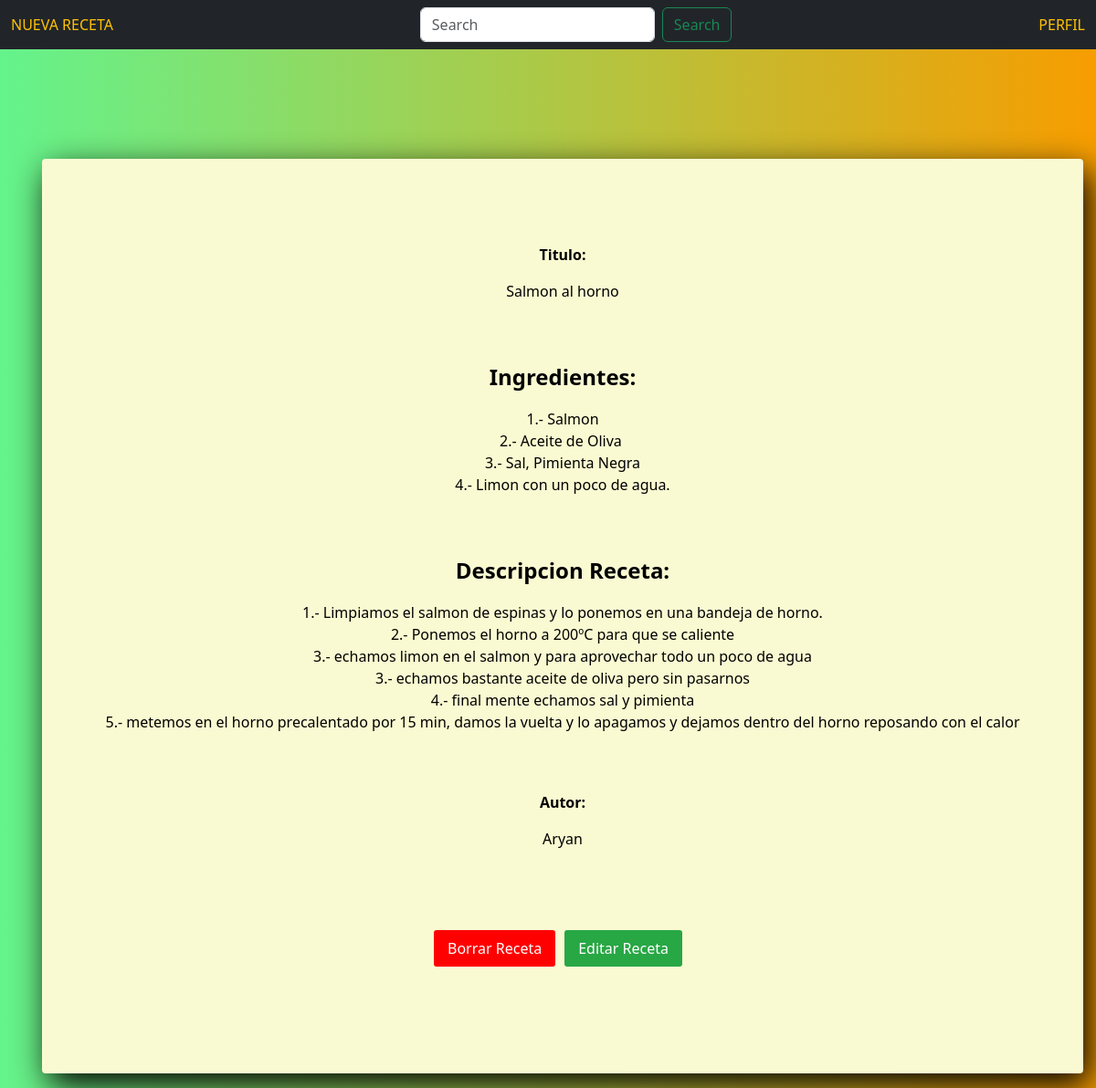
/feed/1 (signed in), run on the app's committed database.
### app.py (models this page shows)
class recetas(db.Model):
    id = db.Column(db.Integer, primary_key=True)
    titulo = db.Column(db.String(50), nullable=False)
    ingredientes = db.Column(db.String(200), nullable=False)
    receta = db.Column(db.String(200), nullable=False)
    autor = db.Column(db.String(50), nullable=False)
    usuario_id = db.Column(db.Integer, db.ForeignKey('usuarios.id'), nullable=False)

### app.py (the view)
@app.route('/feed/<int:id>')
@login_required
def feed(id):
    receta = recetas.query.all()
    return render_template('feed.html', recetas = receta)

### app.py (called while the page is built)
@login_manager.user_loader
def load_user(user_id):
     return usuarios.query.get(user_id)

### templates/feed.html
{% extends "layout.html" %}
{% block content %}
    <body>
        <nav class="navbar navbar-expand-lg bg-dark">
            <div class="container-fluid">
                <a class="a text-warning" href="/addreceta">NUEVA RECETA</a>
                <form class="d-flex" role="search" action="/search" method="POST">
                    <input class="form-control me-2" name="buscador" type="search" placeholder="Search" aria-label="Search">
                    <button class="btn btn-outline-success" type="submit">Search</button>
                </form>
                <a class="b text-warning" href="{{ url_for('usuario') }}">PERFIL</a>
            </div>
        </nav>
            {% for i in recetas %}
                    <ul>
                        <li>
                            <div class="container">
                                    <p class="fw-bold">Titulo:</p><p>{{i.titulo}}</p>
                                    <p class="fs-4 fw-bold">Ingredientes:</p><p>{{i.ingredientes}}</p>
                                    <p class="fs-4 fw-bold">Descripcion Receta:</p><p>{{i.receta}}</p>
                                    <p class="fw-bold">Autor:</p><p>{{i.autor}}</p>
                                {% if current_user.id == i.usuario_id %}
                                <div class="recto">
                                    <a class="botonrojo" href="/eliminar/{{i.id}}">Borrar Receta</a>
                                    <a class="botonverde" href="/editar/{{i.id}}">Editar Receta</a>
                                </div>
                                    {% endif %}
                            </div>
                        </li>
                    </ul>
                {% endfor %}
    </body>
{% endblock%}

### templates/layout.html (shortened to what this page needs)
<!DOCTYPE html>
<html lang="en">
<head>
    <link rel="stylesheet" href="{{url_for('static',filename='style.css')}}">
    <link href="https://cdn.jsdelivr.net/npm/bootstrap@5.3.2/dist/css/bootstrap.min.css" rel="stylesheet">
</head>
    {% block content %}
    {% endblock %}
</html>

### static/style.css (style rules this page uses)
* { margin: 0; padding: 0; box-sizing: border-box; }
body { background: #f79d00; background: -webkit-linear-gradient(to right, #64f38c, #f79d00); background: linear-gradient(to right, #64f38c, #f79d00); }
.botonrojo, .botonverde { display: inline-block; margin-right: 10px; padding: 8px 15px; text-decoration: none; color: #fff; border-radius: 3px; }
.botonverde { background-color: #28a745; }
.botonrojo { background-color: red; }
.recto { display: flex; justify-content: center; align-items: center; }
.navbar a { color: white; text-decoration: none; }
ul { list-style-type: none; padding: 0; margin: 0; }
.container { text-align: center; margin: auto; margin-top: 15vh; background-color: lightgoldenrodyellow; color: black; padding: 45px; width: 600px; height: auto; border-radius: 4px; box-shadow: 7px 13px 37px #000; white-space: pre-wrap; }
p { color: black; }

### data on the page
recetas: titulo "Salmon al horno", ingredientes "1.- Salmon 2.- Aceite de Oliva 3.- Sal, Pimienta Negra 4.- Limon con un poco de agua.", receta "1.- Limpiamos el salmon de espinas y lo ponemos en una bandeja de horno. 2.- Ponemos el horno a 200ºC para que se caliente 3.- echamos limon en el salmon y para aprovechar todo un poco de agua 3.- echamos bastante aceite de oliva pero sin pasarnos 4.- final mente echamos sal y pimienta 5.- metemos en el horno precalentado por 15 min, damos la vuelta y lo apagamos y dejamos dentro del horno reposando con el calor", autor "Aryan"
